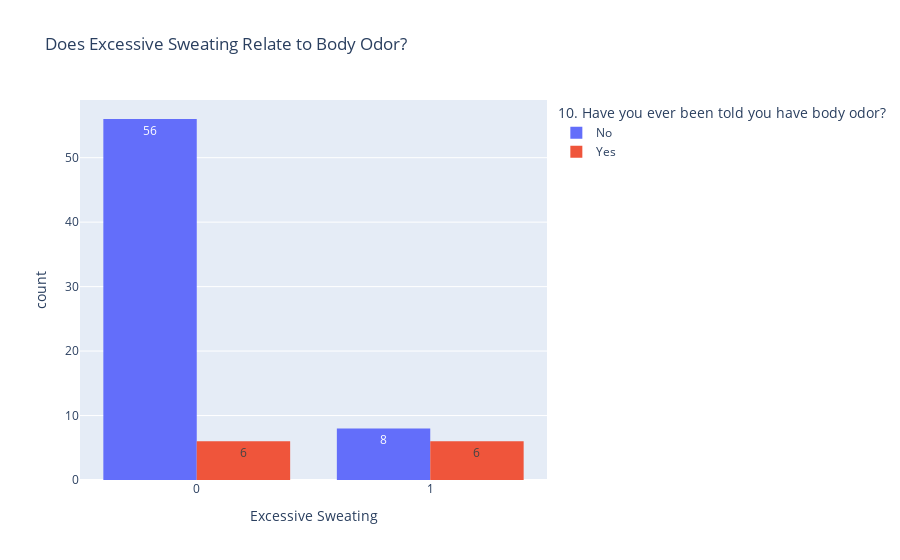

The cell this chart's notebook holds for it:
### Markdown cell above
**BO vs Excessive Sweating**

### Code cell
fig = px.histogram(
    df_clean,
    x="Excessive Sweating",
    color="10. Have you ever been told you have body odor?",
    barmode="group",
    text_auto=True,
    title="Does Excessive Sweating Relate to Body Odor?"
)
fig.show()

### Figure 1 — Plotly figure (JSON) as saved in the notebook; plotly's stock layout.template omitted (floating-point values rounded to 4 significant figures)
{"data": [{"alignmentgroup": "True", "bingroup": "x", "hovertemplate": "10. Have you ever been told you have body odor?=No<br>Excessive Sweating=%{x}<br>count=%{y}<extra></extra>", "legendgroup": "No", "marker": {"color": "#636efa", "pattern": {"shape": ""}}, "name": "No", "offsetgroup": "No", "orientation": "v", "showlegend": true, "texttemplate": "%{value}", "type": "histogram", "x": [0, 0, 0, 0, 0, 0, 0, 0, 0, 0, 0, 0, 0, 0, 0, 0, 0, 1, 0, 0, 0, 0, 0, 0, 0, 0, 1, 1, 0, 0, 0, 0, 0, 1, 1, 0, 0, 0, 0, 0, 0, 0, 0, 0, 0, 1, 0, 0, 0, 0, 1, 0, 0, 0, 0, 0, 1, 0, 0, 0, 0, 0, 0, 0], "xaxis": "x", "yaxis": "y"}, {"alignmentgroup": "True", "bingroup": "x", "hovertemplate": "10. Have you ever been told you have body odor?=Yes<br>Excessive Sweating=%{x}<br>count=%{y}<extra></extra>", "legendgroup": "Yes", "marker": {"color": "#EF553B", "pattern": {"shape": ""}}, "name": "Yes", "offsetgroup": "Yes", "orientation": "v", "showlegend": true, "texttemplate": "%{value}", "type": "histogram", "x": [0, 0, 1, 1, 1, 1, 0, 0, 1, 0, 1, 0], "xaxis": "x", "yaxis": "y"}], "layout": {"barmode": "group", "legend": {"title": {"text": "10. Have you ever been told you have body odor?"}, "tracegroupgap": 0}, "title": {"text": "Does Excessive Sweating Relate to Body Odor?"}, "xaxis": {"anchor": "y", "domain": [0, 1], "title": {"text": "Excessive Sweating"}}, "yaxis": {"anchor": "x", "domain": [0, 1], "title": {"text": "count"}}}}
